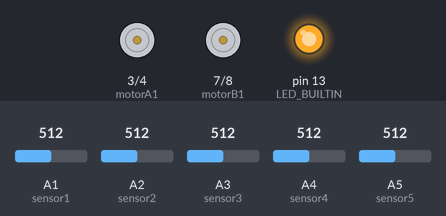
Recording of a sketch running on a simulated Arduino Uno, built with avr-gcc and run on an emulated ATmega328P. Parts: motor-driver pin pairs drawn as motors (green arrow = first pin HIGH = forward, orange = second pin HIGH = backward, longer = more drive, scaled by the enable pin), output pins drawn as LEDs (lit = HIGH). The test bench sets the inputs (shaded band); at power-on: A1 (sensor1) = 512, A2 (sensor2) = 512, A3 (sensor3) = 512, A4 (sensor4) = 512, A5 (sensor5) = 512. What the sketch prints to the serial monitor is not drawn.

Above: at 3.2 s.
3.3 s: A1 (sensor1) set to 392
4.8 s: A1 (sensor1) set to 374
At 5.6 s:
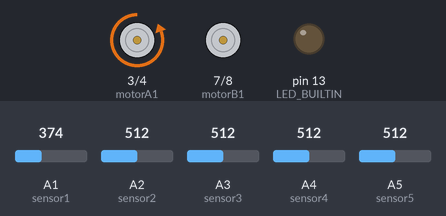
6.3 s: A2 (sensor2) set to 387
7.8 s: A2 (sensor2) set to 366
At 9.0 s:
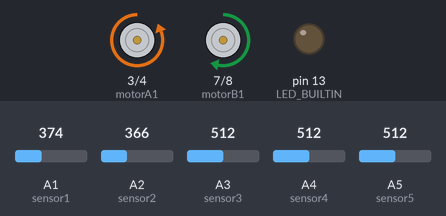
9.3 s: A3 (sensor3) set to 382
10.8 s: A3 (sensor3) set to 358
At 11.4 s:
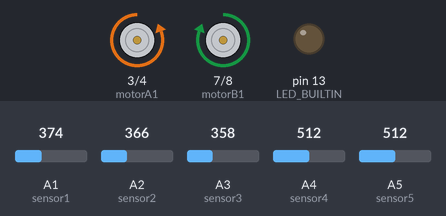
Timing chart, 0 to 13.3 s (numbered marks = the images above; inputs shaded):
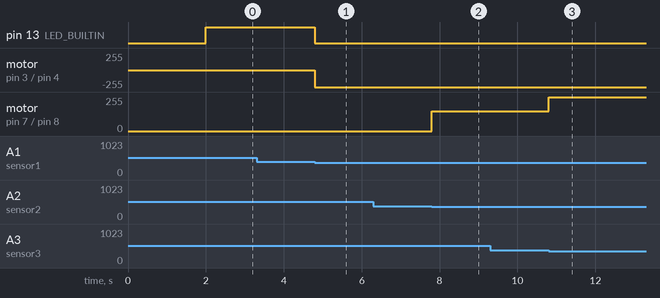

Measured:
- the behaviour switches between 384 and 383 on A1 (sensor1) (found by bisection; images 0 and 1)
- the behaviour switches between 374 and 373 on A2 (sensor2) (found by bisection; images 1 and 2)
- the behaviour switches between 366 and 365 on A3 (sensor3) (found by bisection; images 2 and 3)
- after the input at 3.3 s, every drawn part: stays the same
- after the input at 4.8 s, pin 13 (LED_BUILTIN): HIGH → LOW at once; motor on pin 3 (motorA1) / pin 4 (motorA2): stopped → backward 255/255 at once
- after the input at 6.3 s, every drawn part: stays the same
- after the input at 7.8 s, motor on pin 7 (motorB1) / pin 8 (motorB2): stopped → forward 150/255 at once
- after the input at 9.3 s, every drawn part: stays the same
- after the input at 10.8 s, motor on pin 7 (motorB1) / pin 8 (motorB2): forward 150/255 → forward 255/255 at once

The sketch:

LineFollower.ino
```cpp
// SENSOR PINS SETUP ========================================================
// This setup is made to be used with the PCB Lab TPR-105F IR Sensor
// boards but it can theoretically be used with any analog IR boards
// that have 5-sensor setups.

// When defining your sensors, make sure they are put from left to right.
// sensor1 - leftmost
// sensor5 - rightmost
#define sensor1     A1
#define sensor2     A2
#define sensor3     A3
#define sensor4     A4
#define sensor5     A5
int sensorPins[5] = {sensor1, sensor2, sensor3, sensor4, sensor5};

// This threshold value will be set when the setup code runs for the first time.
int whiteThreshold = 0;

// MOTOR PINS SETUP =========================================================
// These pins are made to be used with the TB6612FNG motor driver board.
// The names should correspond to where your wires are connected on the board
// itself.
#define PWMA        5
#define PWMB        6
#define motorA1     3
#define motorA2     4
#define motorB1     7
#define motorB2     8

// MAIN CODE ================================================================

void setup() {

  // Sets up the pins of the motor driver
  pinMode(PWMA, OUTPUT);
  pinMode(PWMB, OUTPUT);
  pinMode(motorA1, OUTPUT);
  pinMode(motorA2, OUTPUT);
  pinMode(motorB1, OUTPUT);
  pinMode(motorB2, OUTPUT);

  // Sets up the pins of the IR sensors
  pinMode(sensor1, INPUT);
  pinMode(sensor2, INPUT);
  pinMode(sensor3, INPUT);
  pinMode(sensor4, INPUT);
  pinMode(sensor5, INPUT);

  // Turns off builtin LED to indicate that it will calibrate.
  pinMode(LED_BUILTIN, OUTPUT);
  digitalWrite(LED_BUILTIN, LOW);

  // Brief delay of 1 second to ensure system is fully operational before reading
  // the value of white.
  delay(1000);

  // !!! IMPORTANT !!!
  // This part reads the current value of the sensors and then uses that as the
  // threshold between black/white. THIS MEANS THAT THE ROBOT MUST BE TURNED ON
  // WITH THE SENSORS FACING A WHITE SURFACE.
  int tmp_array[5];
  readSensors(tmp_array);
  int tmp_sum = 0;

  for (int i = 0; i < 5; i ++){
    tmp_sum += tmp_array[i];
  }

  // The average is multiplied by a ratio to give a bit more allowance before the
  // robot reads a black value.
  whiteThreshold = (tmp_sum/5)*0.75;


  // Outputs the current white threshold value for debugging purposes.
  Serial.begin(9600);
  Serial.println();
  Serial.println(whiteThreshold);


  delay(1000);

  // The built in LED will go high to indicate that the robot is now ready to be placed on black.
  digitalWrite(LED_BUILTIN, HIGH);
}

void loop() {
  // The robot should only read the sensors ONCE PER LOOP because ADC conversion takes time and the
  // robot needs to be quick and responsive.
  int currSensorValues[5];
  readSensors(currSensorValues);

  // This part of the code looks for which sensor has the highest and lowest value.
  // It iterates through the array and takes note of which is highest and lowest.
  int lowestIndex = 0;
  int highestIndex = 0;

  for (int i = 0; i < 5; i++){
    if (currSensorValues[i] < currSensorValues[lowestIndex])
      lowestIndex = i;
    if (currSensorValues[i] > currSensorValues[highestIndex])
      highestIndex = i;
  }

  // This IF statement turns off the LED when it atleast one sensor is on black. It goes
  // high when all sensors are on white. This is just for debugging.
  if (currSensorValues[lowestIndex] < whiteThreshold){
    digitalWrite(LED_BUILTIN, LOW);
  } else
    digitalWrite(LED_BUILTIN, HIGH);


  if (currSensorValues[lowestIndex] < whiteThreshold && currSensorValues[highestIndex] < whiteThreshold){
    // This condition checks if all sensors are on black. If true, the robot will go straight because
    // the assumption is it is going through a giant black box. In that case, we want to minimize it
    // turning as much as possible.
    setMotors(255,255);

  } else if (currSensorValues[lowestIndex] < whiteThreshold){
    // Otherwise, this condition checks to see where the black line is, since the assumption is that
    // the lower the value, the more the sensor is on the dark line. Since there are only 5 sensors,
    // it really only needs 5 adjustment functions.

    switch(lowestIndex){

      case 0: // Line is on the far left
        setMotors(0,255); // Turn hard left
        break;

      case 1: // Line is on the near left
        setMotors(150,255); // Turn slightly left
        break;

      case 2: // Line is in the middle
        setMotors(255,255); // Go straight
        break;

      case 3: // Line is on the near right
        setMotors(255,150); // Turn slightly right
        break;

      case 4: // Line is on the far right
        setMotors(255,0); // Turn hard right
        break;

      default:
        break;
    }
    // Notice how there is no default else statement, so what does the robot do if it all sensors are on white?
    // Remember how setting the motors once does not mean it will stop moving after. So if all sensors are on white,
    // the robot will not do anything, instead, the motors will keep turning in the same direction they were just
    // turning. So if the robot overshoots, it will basically get back on the line if the sensors detected the line
    // properly.

  }
}

// UTILITY/EXTRA FUNCTIONS =================================================

// Debugging function used to print the sensor values. Since printing them
// directly looks very bad as it constantly fluctuates
void printWithFourDigits(int value) {
  if (value < 10) {
    Serial.print("---");  // Add three leading zeros
  } else if (value < 100) {
    Serial.print("--");   // Add two leading zeros
  } else if (value < 1000) {
    Serial.print("-");    // Add one leading zero
  }
  Serial.print(value);  // Print the value after leading zeros
}

// This function takes in an array and populates it with ADC readings from the sensor.
void readSensors(int (&sensorVals)[5]){
  for (int i = 0; i < 5; i++){
    sensorVals[i] = analogRead(sensorPins[i]);
  }
}

// This function can take in 2 signed integers from -255 to 255. If negative, the
// Motor will just go backwards.
void setMotors(int Lspeed, int Rspeed){

  // Just change the digitalWrite functions from LOW -> HIGH or HIGH -> LOW if
  // the motors are not performing as expected. I just mapped them to these boolean
  // values because I messed up the wiring and I didn't want to change it hehe.
  if (Lspeed > 0){
    digitalWrite(motorB1, HIGH);
    digitalWrite(motorB2, LOW);
  } else {
    digitalWrite(motorB1, LOW);
    digitalWrite(motorB2, HIGH);
  }

  if (Rspeed > 0){
    digitalWrite(motorA1, LOW);
    digitalWrite(motorA2, HIGH);
  } else {
    digitalWrite(motorA1, HIGH);
    digitalWrite(motorA2, LOW);
  }

  // The absolute value of the speed is used because the negative values were only used
  // to determine motor direction.
  analogWrite(PWMA, abs(Rspeed));
  analogWrite(PWMB, abs(Lspeed));
}
```
